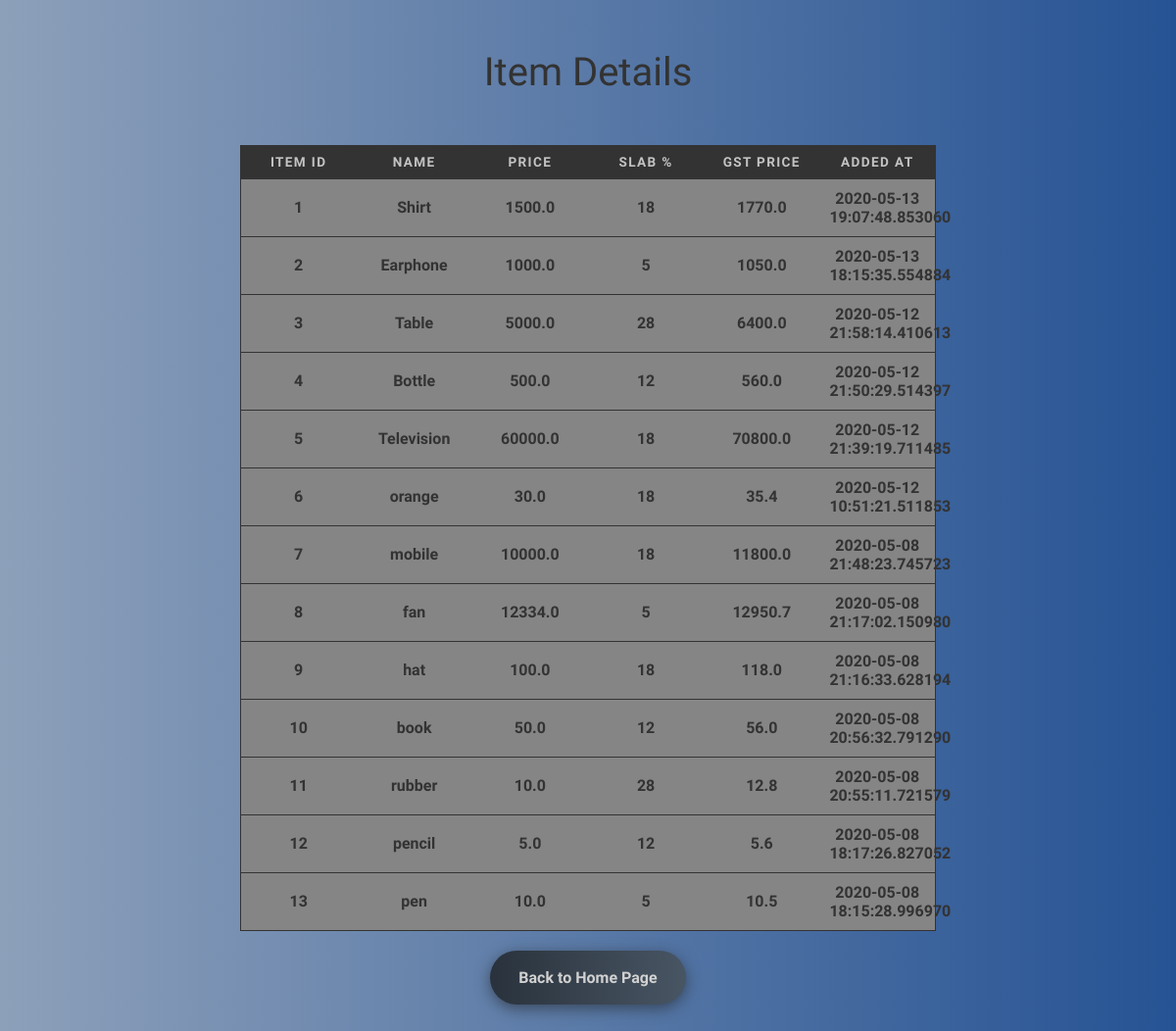
/table, run on an earlier commit of the app's database.
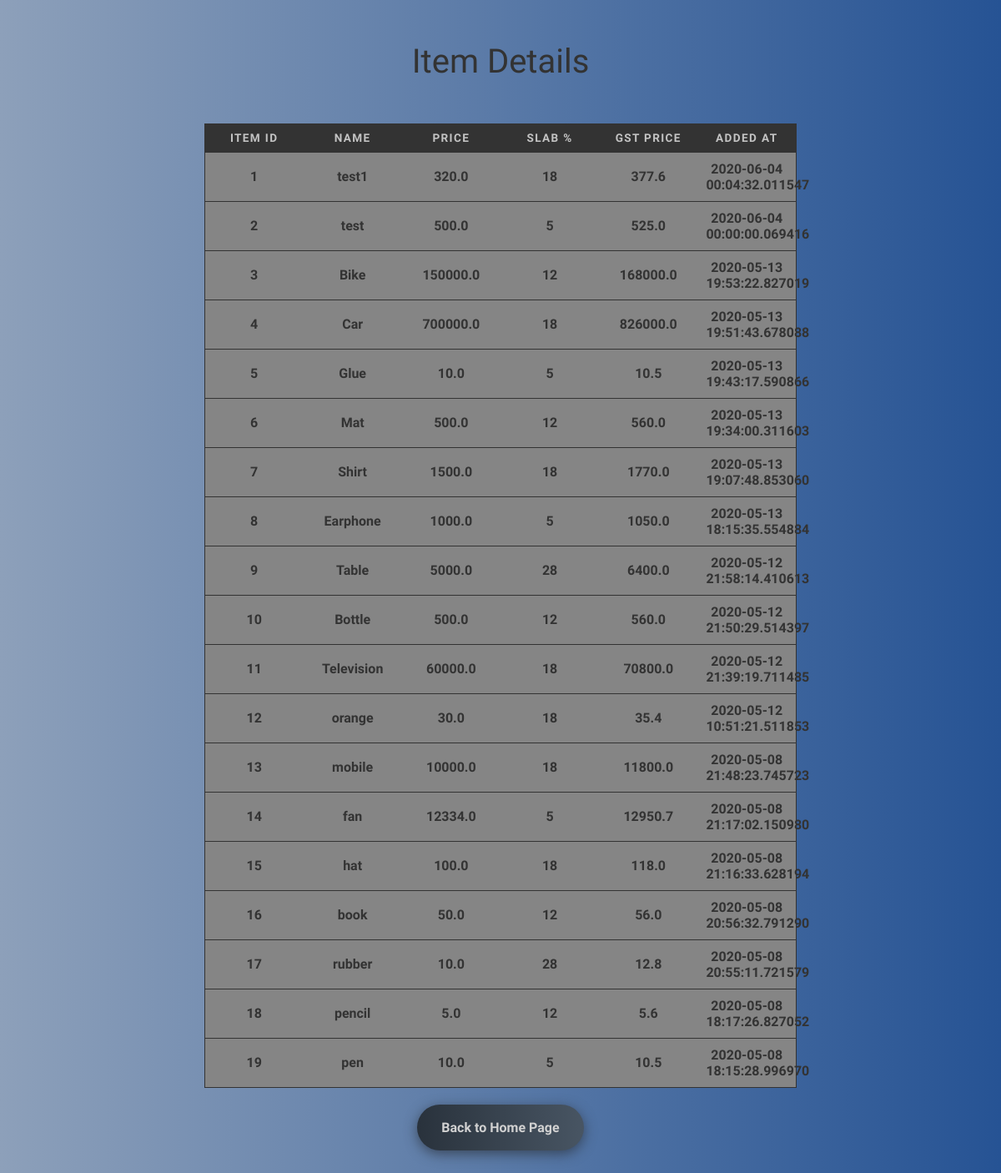
And on a later commit of the database.
### tables this page shows
CREATE TABLE "gst_items" ("ID" INTEGER PRIMARY KEY AUTOINCREMENT NOT NULL, "Item" VARCHAR,"Price" REAL, "Slab" INTEGER, "GST_Price" REAL, "Added_at" TIMESTAMP);

### app.py (the view)
@app.route('/table')
def table():
    con = sql.connect("new_database.db")
    cur = con.cursor()
    cur.execute("SELECT * FROM gst_items ORDER BY ID DESC ")
    output = cur.fetchall()
    return render_template("table.html", output = output)

### templates/table.html (shortened to what this page needs)
<!DOCTYPE html>
<html lang="en">
<head>
    <link rel="stylesheet" type="text/css" href="{{ url_for('static', filename='/css/table.css') }}">
</head>
<body class="overlay" >
    <div><h1 style="text-align:center;padding:2%;font-family:Nova Square;font-size: 40px;color:#333;font-weight: 200;">Item Details</h1></div>
    <div class="center">
      <table >
        <thead>
          <tr class="first" style="text-align:center;font-family:Jura;color:#c3c3c3;">
            <th>Item ID</th>
            <th>Name</th>
            <th>Price</th>
            <th>Slab %</th>
            <th>GST Price</th>
            <th>Added At</th>
          </tr>
        </thead>
        <tbody>
          {% for value in output %}
            <tr style="text-align:center;font-family:Jura;color:#333;font-weight: 600;">
                <td scope="row" data-label="Item ID"> {{ loop.length - (value[0]-1) }}</td>
                <td data-label="Name"> {{ value[1] }}</td>
                <td data-label="Price"> {{ value[2] }}</td>
                <td data-label="Slab %"> {{ value[3] }}</td>
                <td data-label="GST Price"> {{ value[4] }}</td>
                <td data-label="Added At"> {{ value[5] }}</td>
            </tr>
          {% endfor %}
        </tbody>
      </table>
        <div id="back">
            <form action="/">
                <div class="buttons">
                    <input class="btn-hover color-8" style="text-align:center;font-family:Jura;color:#d1d1d1;" type="submit" value="Back to Home Page" />
                </div>
            </form>
        </div>
    </div>
</body>
</html>

What changed in the data, as far as the page shows it:
added gst_items: Item "test1", Price "320.0", Slab "18", GST_Price "377.6", Added_at "2020-06-04 00:04:32.011547"
added gst_items: Item "test", Price "500.0", Slab "5", GST_Price "525.0", Added_at "2020-06-04 00:00:00.069416"
added gst_items: Item "Bike", Price "150000.0", Slab "12", GST_Price "168000.0", Added_at "2020-05-13 19:53:22.827019"
added gst_items: Item "Car", Price "700000.0", Slab "18", GST_Price "826000.0", Added_at "2020-05-13 19:51:43.678088"
added gst_items: Item "Glue", Price "10.0", Slab "5", GST_Price "10.5", Added_at "2020-05-13 19:43:17.590866"
added gst_items: Item "Mat", Price "500.0", Slab "12", GST_Price "560.0", Added_at "2020-05-13 19:34:00.311603"
